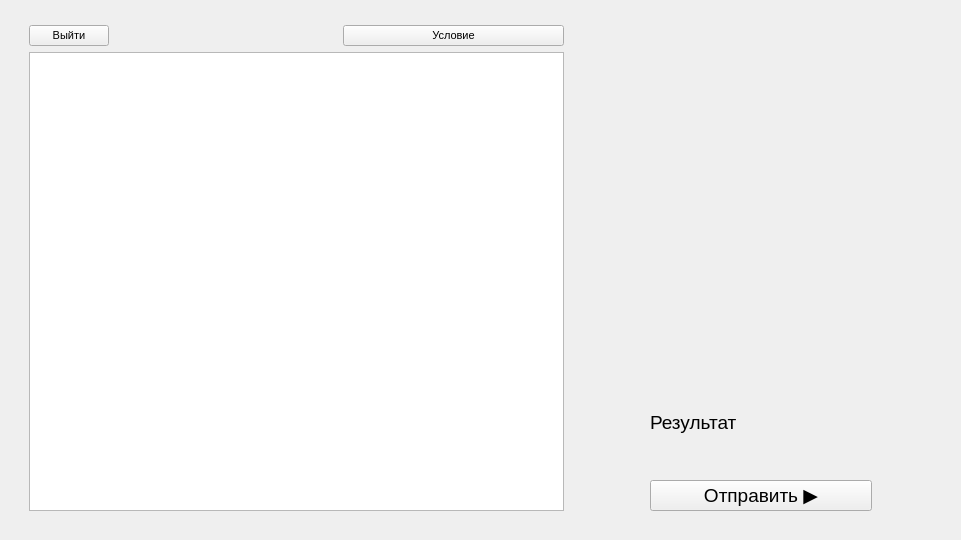
<?xml version="1.0" encoding="UTF-8"?>
<ui version="4.0">
 <class>MainWindow</class>
 <widget class="QMainWindow" name="MainWindow">
  <property name="geometry">
   <rect>
    <x>0</x>
    <y>0</y>
    <width>961</width>
    <height>540</height>
   </rect>
  </property>
  <property name="minimumSize">
   <size>
    <width>695</width>
    <height>390</height>
   </size>
  </property>
  <property name="font">
   <font>
    <pointsize>8</pointsize>
    <weight>50</weight>
    <bold>false</bold>
   </font>
  </property>
  <property name="windowTitle">
   <string>За работу!</string>
  </property>
  <widget class="QWidget" name="centralwidget">
   <layout class="QGridLayout" name="gridLayout">
    <item row="1" column="0" rowspan="6">
     <spacer name="horizontalSpacer">
      <property name="orientation">
       <enum>Qt::Horizontal</enum>
      </property>
      <property name="sizeType">
       <enum>QSizePolicy::Fixed</enum>
      </property>
      <property name="sizeHint" stdset="0">
       <size>
        <width>20</width>
        <height>20</height>
       </size>
      </property>
     </spacer>
    </item>
    <item row="5" column="5">
     <spacer name="horizontalSpacer_3">
      <property name="orientation">
       <enum>Qt::Horizontal</enum>
      </property>
      <property name="sizeType">
       <enum>QSizePolicy::Preferred</enum>
      </property>
      <property name="sizeHint" stdset="0">
       <size>
        <width>60</width>
        <height>20</height>
       </size>
      </property>
     </spacer>
    </item>
    <item row="0" column="2">
     <spacer name="verticalSpacer_4">
      <property name="orientation">
       <enum>Qt::Vertical</enum>
      </property>
      <property name="sizeType">
       <enum>QSizePolicy::Fixed</enum>
      </property>
      <property name="sizeHint" stdset="0">
       <size>
        <width>20</width>
        <height>10</height>
       </size>
      </property>
     </spacer>
    </item>
    <item row="7" column="1">
     <spacer name="verticalSpacer_5">
      <property name="orientation">
       <enum>Qt::Vertical</enum>
      </property>
      <property name="sizeType">
       <enum>QSizePolicy::Fixed</enum>
      </property>
      <property name="sizeHint" stdset="0">
       <size>
        <width>20</width>
        <height>20</height>
       </size>
      </property>
     </spacer>
    </item>
    <item row="5" column="7">
     <spacer name="horizontalSpacer_5">
      <property name="orientation">
       <enum>Qt::Horizontal</enum>
      </property>
      <property name="sizeType">
       <enum>QSizePolicy::Preferred</enum>
      </property>
      <property name="sizeHint" stdset="0">
       <size>
        <width>60</width>
        <height>20</height>
       </size>
      </property>
     </spacer>
    </item>
    <item row="0" column="6" rowspan="3">
     <spacer name="verticalSpacer">
      <property name="orientation">
       <enum>Qt::Vertical</enum>
      </property>
      <property name="sizeType">
       <enum>QSizePolicy::Minimum</enum>
      </property>
      <property name="sizeHint" stdset="0">
       <size>
        <width>20</width>
        <height>40</height>
       </size>
      </property>
     </spacer>
    </item>
    <item row="5" column="8">
     <spacer name="horizontalSpacer_6">
      <property name="orientation">
       <enum>Qt::Horizontal</enum>
      </property>
      <property name="sizeType">
       <enum>QSizePolicy::Preferred</enum>
      </property>
      <property name="sizeHint" stdset="0">
       <size>
        <width>20</width>
        <height>20</height>
       </size>
      </property>
     </spacer>
    </item>
    <item row="3" column="6">
     <spacer name="verticalSpacer_3">
      <property name="orientation">
       <enum>Qt::Vertical</enum>
      </property>
      <property name="sizeType">
       <enum>QSizePolicy::Expanding</enum>
      </property>
      <property name="sizeHint" stdset="0">
       <size>
        <width>20</width>
        <height>300</height>
       </size>
      </property>
     </spacer>
    </item>
    <item row="2" column="1" rowspan="5" colspan="3">
     <widget class="QTextEdit" name="textEdit">
      <property name="sizePolicy">
       <sizepolicy hsizetype="Preferred" vsizetype="Expanding">
        <horstretch>0</horstretch>
        <verstretch>0</verstretch>
       </sizepolicy>
      </property>
      <property name="font">
       <font>
        <family>Courier New</family>
        <pointsize>12</pointsize>
        <weight>75</weight>
        <bold>true</bold>
       </font>
      </property>
      <property name="html">
       <string>&lt;!DOCTYPE HTML PUBLIC &quot;-//W3C//DTD HTML 4.0//EN&quot; &quot;http://www.w3.org/TR/REC-html40/strict.dtd&quot;&gt;
&lt;html&gt;&lt;head&gt;&lt;meta name=&quot;qrichtext&quot; content=&quot;1&quot; /&gt;&lt;style type=&quot;text/css&quot;&gt;
p, li { white-space: pre-wrap; }
&lt;/style&gt;&lt;/head&gt;&lt;body style=&quot; font-family:'Courier New'; font-size:12pt; font-weight:600; font-style:normal;&quot;&gt;
&lt;p style=&quot; margin-top:0px; margin-bottom:0px; margin-left:0px; margin-right:0px; -qt-block-indent:0; text-indent:0px;&quot;&gt;&lt;span style=&quot; font-size:8pt; font-weight:400;&quot;&gt;&lt;br /&gt;&lt;/span&gt;&lt;/p&gt;&lt;/body&gt;&lt;/html&gt;</string>
      </property>
      <property name="placeholderText">
       <string>Code here...</string>
      </property>
     </widget>
    </item>
    <item row="5" column="4">
     <spacer name="horizontalSpacer_4">
      <property name="orientation">
       <enum>Qt::Horizontal</enum>
      </property>
      <property name="sizeType">
       <enum>QSizePolicy::Preferred</enum>
      </property>
      <property name="sizeHint" stdset="0">
       <size>
        <width>20</width>
        <height>20</height>
       </size>
      </property>
     </spacer>
    </item>
    <item row="5" column="6">
     <spacer name="verticalSpacer_2">
      <property name="orientation">
       <enum>Qt::Vertical</enum>
      </property>
      <property name="sizeType">
       <enum>QSizePolicy::Fixed</enum>
      </property>
      <property name="sizeHint" stdset="0">
       <size>
        <width>20</width>
        <height>40</height>
       </size>
      </property>
     </spacer>
    </item>
    <item row="1" column="3">
     <widget class="QPushButton" name="pushButton_3">
      <property name="cursor">
       <cursorShape>PointingHandCursor</cursorShape>
      </property>
      <property name="text">
       <string>Условие</string>
      </property>
     </widget>
    </item>
    <item row="1" column="1">
     <widget class="QPushButton" name="pushButton_4">
      <property name="sizePolicy">
       <sizepolicy hsizetype="Fixed" vsizetype="Fixed">
        <horstretch>0</horstretch>
        <verstretch>0</verstretch>
       </sizepolicy>
      </property>
      <property name="baseSize">
       <size>
        <width>17</width>
        <height>17</height>
       </size>
      </property>
      <property name="cursor">
       <cursorShape>PointingHandCursor</cursorShape>
      </property>
      <property name="text">
       <string>Выйти</string>
      </property>
     </widget>
    </item>
    <item row="1" column="2">
     <spacer name="horizontalSpacer_2">
      <property name="orientation">
       <enum>Qt::Horizontal</enum>
      </property>
      <property name="sizeType">
       <enum>QSizePolicy::Preferred</enum>
      </property>
      <property name="sizeHint" stdset="0">
       <size>
        <width>50</width>
        <height>20</height>
       </size>
      </property>
     </spacer>
    </item>
    <item row="6" column="6">
     <widget class="QPushButton" name="pushButton">
      <property name="font">
       <font>
        <pointsize>14</pointsize>
        <weight>50</weight>
        <bold>false</bold>
       </font>
      </property>
      <property name="cursor">
       <cursorShape>PointingHandCursor</cursorShape>
      </property>
      <property name="text">
       <string>Отправить ▶</string>
      </property>
     </widget>
    </item>
    <item row="4" column="6">
     <widget class="QLabel" name="label">
      <property name="font">
       <font>
        <pointsize>14</pointsize>
       </font>
      </property>
      <property name="text">
       <string>Результат</string>
      </property>
     </widget>
    </item>
   </layout>
  </widget>
 </widget>
 <resources/>
 <connections/>
</ui>
